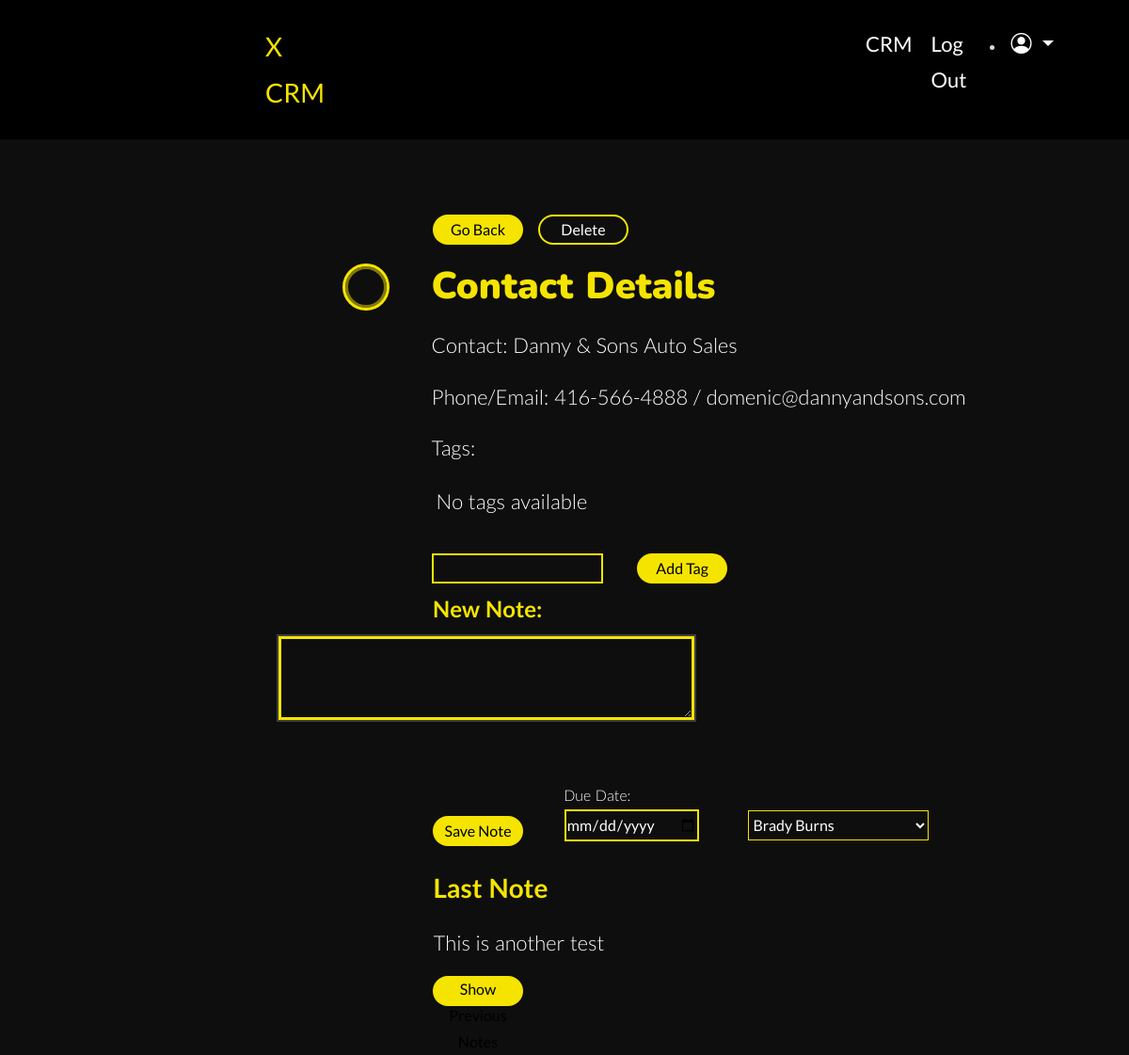
Screenshot of /contact_detail/1 (signed in) with the database file from the repository.
### my_package/models.py (models this page shows)
class CRM(db.Model):
    __tablename__ = 'CRM'
    id = db.Column(db.Integer, primary_key=True)
    contactname = db.Column(db.String(10000))
    date = db.Column(db.DateTime(timezone=True), default=func.now())
    user_id = db.Column(db.Integer, db.ForeignKey('user.id'))
    Contact = db.Column(db.String(10000))
    PhoneEmail = db.Column(db.String(10000))
    tags = db.relationship('Tags', secondary=crm_tags, lazy='subquery', back_populates='contacts')
    notes = db.relationship('Note', backref='contact', lazy=True)
    user = db.relationship('User', back_populates='crm')
    contactlastname = db.Column(db.String(10000))
    contactbillingaddress = db.Column(db.String(10000))
    contactbillingaddresscity = db.Column(db.String(10000))
    contactbillingaddressstate = db.Column(db.String(10000))
    contactbillingaddresscountry = db.Column(db.String(10000))
    contactbillingaddresszip = db.Column(db.String(10000))
    leadstatus = db.Column(db.String(10000))
    contactemail = db.Column(db.String(10000))
    contactphone = db.Column(db.String(10000))
    contactcompany = db.Column(db.String(10000))
    organization_id = db.Column(db.Integer, db.ForeignKey('organization.id'))
    organization = db.relationship('Organization', back_populates='contacts')

class Note(db.Model):
    id = db.Column(db.Integer, primary_key=True)
    content = db.Column(db.String(10000))
    created_at = db.Column(db.DateTime(timezone=True), default=func.now())
    contact_id = db.Column(db.Integer, db.ForeignKey('CRM.id'))
    due_date = db.Column(db.DateTime(timezone=True), nullable=True)
    organization_id = db.Column(db.Integer, db.ForeignKey('organization.id'))
    organization = db.relationship('Organization', back_populates='notes')
    assigned_to = db.Column(db.Integer, db.ForeignKey('user.id'))

### app.py (the view)
@app.route('/contact_detail/<int:id>')
@login_required
def contact_detail(id):
    contact = CRM.query.get_or_404(id)
    notes = Note.query.filter_by(contact_id=id, organization_id=current_user.organization_id).all()
    organization_users = User.query.filter_by(organization_id=current_user.organization_id).all()
    return render_template('contact_detail.html', contact=contact, notes=notes, user=current_user, organization_users=organization_users)

### app.py (called while the page is built)
@login_manager.user_loader
def load_user(id):
    return User.query.get(int(id))

### my_package/templates/contact_detail.html (shortened to what this page needs)
{% extends 'layout.html' %}
{% block content %}
<div class="contact-details-div">
    <a href="{{ url_for('crm') }}"><button class="back-to-crm">Go Back</button></a>
    <form action="{{ url_for('delete_contact', contact_id=contact.id) }}" method="post">
        <input class="delete-contact-btn" type="submit" value="Delete" onclick="return confirm('Are you sure you want to delete this contact?');">
    </form>
</div>
<div class="contact-details-div">
    {% set names = contact.Contact.split(" ") %}
    {% set initials = names[0][0].upper() if names[0] else '' %}
    {% set second_initial = names[1][0].upper() if names[1] and names[1][0].isalpha() else '' %}
    {% set initials = initials + second_initial if names|length > 1 else initials %}
    <div class="profile-picture profile-picture-details">{{ initials }}</div>
    <div class="contact-details-txt">
        <h1 class="contact-details-header">Contact Details</h1>
        <p class="contact-details">Contact:
            {% if contact.contactfirstname and contact.contactlastname %}
                {{ contact.contactfirstname }} {{ contact.contactlastname }}
            {% elif contact.contactcompany %}
                {{ contact.contactcompany }}
            {% else %}
                {{ contact.Contact }}
            {% endif %}</p>
        <p class="contact-details">Phone/Email:
            {% if contact.contactphone and contact.contactemail %}
                {{ contact.contactphone }} / {{ contact.contactemail }}
            {% elif contact.contactphone %}
                {{ contact.contactphone }}
            {% elif contact.contactemail %}
                {{ contact.contactemail }}
            {% else %}
                No phone or email available
            {% endif %}</p>
        <p class="contact-details">Tags:
            <ul class="contact-tags">
                {% for tag in contact.tags %}
                    <p class="tag-btn">{{ tag.name }}</p>
                {% else %}
                    <p class="tag-btn-none">No tags available</p>
                {% endfor %}
            </ul>
        </p>
        <form action="{{ url_for('add_tag', id=contact.id) }}" method="POST">
            <label for="new_tag">Add Tag:</label>
            <input type="text" name="new_tag" id="new_tag">
            <button class="add-tag" type="submit">Add Tag</button>
        </form>
    </div>
</div>
<form class="new-note-form" action="{{ url_for('save_notes', id=contact.id) }}" method="POST">
    <label class="notes-label" for="notes">New Note:</label>
    <textarea class="notes-txt-input" name="notes" id="notes"></textarea>
    <label class="label-due-date" for="due_date">Due Date:</label>
    <input type="date" name="due_date" id="due_date">
    <select class="assigned-to" name="assigned_to">
        {% for user in organization_users %}
            <option value="{{ user.id }}">{{ user.firstname }} {{ user.lastname }}</option>
        {% endfor %}
    </select>
    <button class="notes-submit-btn" type="submit">Save Note</button>
</form>
<h3 class="last-note-heading">Last Note</h3>
<p class="last-note">{{ notes[-1].content if notes else "No notes available" }}</p>
<div class="contact-details-button-div">
    <button id="toggleNotes">Show Previous Notes</button>
</div>
{% endblock %}

### rows the page displays
CRM: contactcompany "Danny & Sons Auto Sales", contactphone "416-566-4888", contactemail "domenic@dannyandsons.com"
Note: content "This is another test"

### other values shown
form field assigned_to "Brady Burns"
